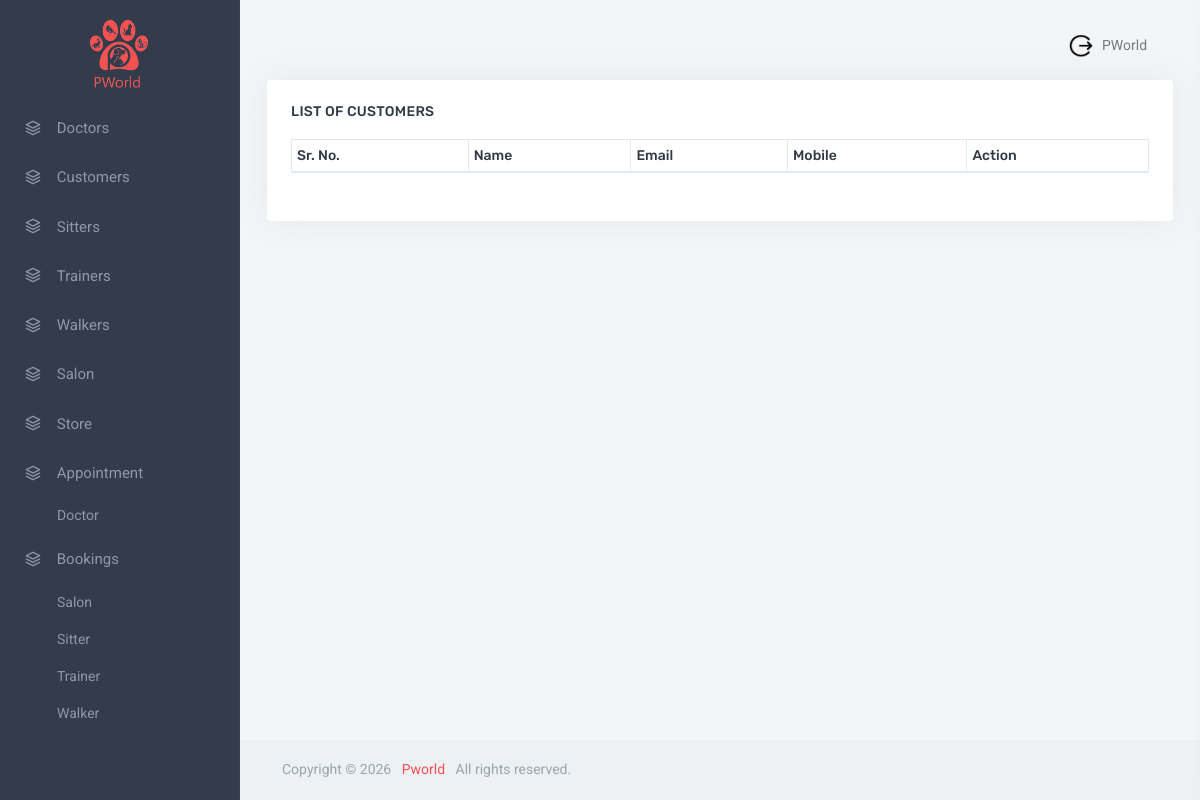
Before: /customer_list/ (signed in) with the older database file.
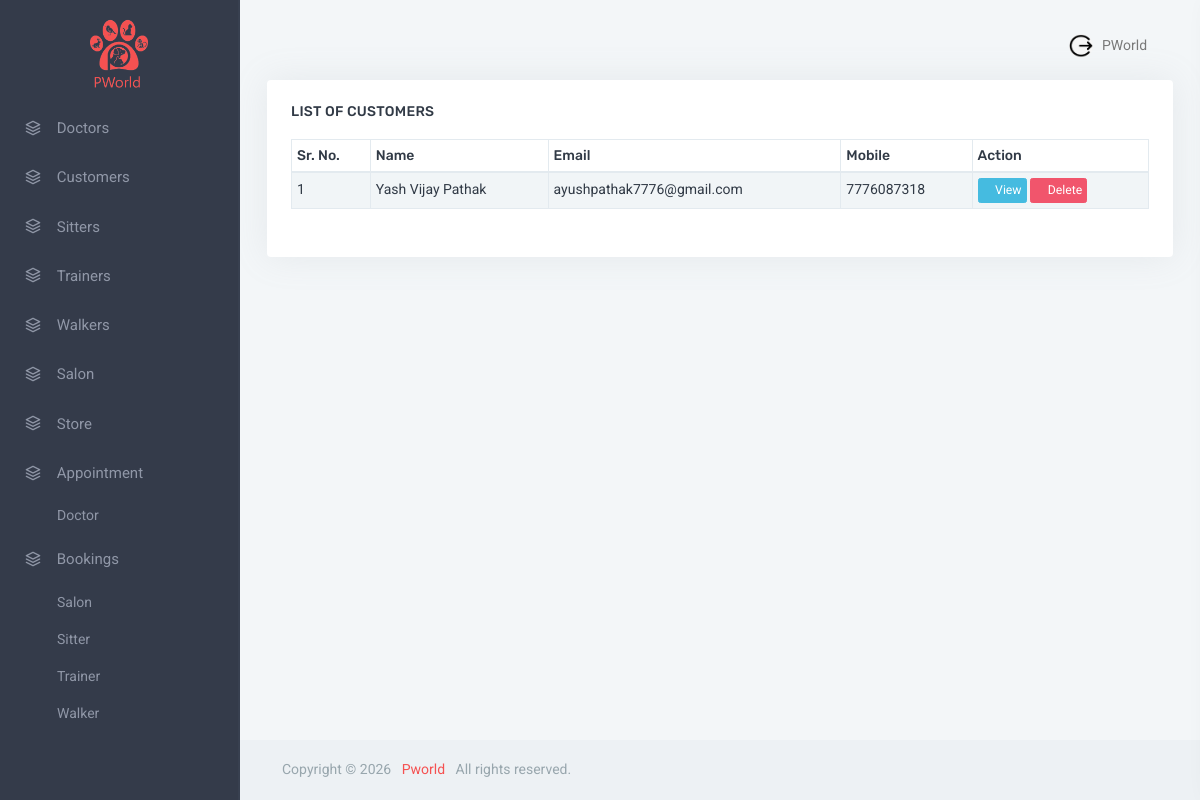
After: the same page with the newer database file.
### P_World_App/models.py (models this page shows, shortened)
class User_Details(models.Model):
    id = models.AutoField(primary_key=True)
    user_name = models.CharField(max_length=450, null=True, blank=True)
    password = models.CharField(max_length=90, null=True, blank=True)
    mobile_no = models.CharField(max_length=15, null=True, blank=True)
    country = models.CharField(max_length = 100 , null = True , blank = True)
    country_code = models.CharField(max_length=15, null=True, blank=True)
    email = models.CharField(max_length=100, null=True, blank=True)
    name = models.CharField(max_length=300, null=True, blank=True)
    about_me = models.TextField(null=True, blank=True)
    bussiness_name = models.CharField(max_length=400, null=True, blank=True)
    bussiness_address = models.CharField(max_length=500, null=True, blank=True)
    map_location = models.CharField(max_length=500, null=True, blank=True)
    latitude = models.CharField(max_length=400, null=True, blank=True)
    longitude = models.CharField(max_length=400, null=True, blank=True)
    address = models.TextField(null=True, blank=True)
    profile_image = models.ImageField(upload_to='profile_image/', null=True, blank=True)
    user_type = models.CharField(max_length=300, null=True, blank=True)
    status = models.BooleanField(default=False)
    created_datetime = models.DateTimeField(null=True, blank=True)
    sign_up_status = models.BooleanField(default=False)
    is_profile_create = models.BooleanField(default = False)
    token = models.CharField(max_length=400, null=True, blank=True)

### P_World_App/views.py (the view)
# urls.py: path('customer_list/', views.customer_list, name='customer_list'),
def customer_list(request):
    if request.session.get('user_id'):
        cus_obj = User_Details.objects.filter(user_type="Customer").order_by('name')
        return render(request, 'admin_panel/customer_list.html', {'cus_obj': cus_obj})
    else:
        return redirect("/")

### P_World_App/templates/admin_panel/customer_list.html (shortened to what this page needs)
{% include "admin_panel/header.html"%}
{% load static %}
<div class="container-fluid">
    <div class="row">
        <div class="col-12">
            <div class="card-box table-responsive">
                <h4 class="header-title" style="margin-bottom:20px;">List of Customers</h4>
                <table id="datatable" class="table table-striped table-bordered dt-responsive nowrap"
                    style="border-collapse: collapse; border-spacing: 0; width: 100%;">
                    <thead>
                        <tr>
                            <th>Sr. No.</th>
                            <th>Name</th>
                            <th>Email</th>
                            <th>Mobile</th>
                            <th>Action</th>
                        </tr>
                    </thead>
                    <tbody>
                        {% for i in cus_obj %}
                        <tr>
                            <td>{{forloop.counter }}</td>
                            <td>{{i.name}}</td>
                            <td>{{i.email}}</td>
                            <td>{{i.mobile_no}}</td>
                            <td>
                                <button class="btn btn-info btn-sm" style="padding: 2px 4px;" data-toggle="modal"
                                    data-target="#myModal" onclick="view_detail('{{i.id}}')">
                                    <i class="fa fa-eye"></i> View
                                </button>
                                <button class="btn btn-danger btn-sm" style="padding: 2px 4px;"
                                    onclick="Del('{{i.id}}')">
                                    <i class="fa fa-trash"></i> Delete
                                </button>
                            </td>
                        </tr>
                        {% endfor %}
                    </tbody>
                </table>
            </div>
        </div>
    </div>
</div>
{% include "admin_panel/footer.html"%}

### P_World_App/templates/admin_panel/header.html (shortened to what this page needs)
{% load static %}
<!DOCTYPE html>
<html lang="en">
<head>
    <link href="{% static 'assets/css/bootstrap.min.css'%}" rel="stylesheet" type="text/css" />
    <link href="{% static 'assets/css/icons.min.css'%}" rel="stylesheet" type="text/css" />
    <link href="{% static 'assets/css/app.min.css'%}" rel="stylesheet" type="text/css" />
    <link href="{% static 'assets/libs/datatables/dataTables.bootstrap4.css'%}" rel="stylesheet" type="text/css" />
    <link href="{% static 'assets/libs/datatables/buttons.bootstrap4.css'%}" rel="stylesheet" type="text/css" />
    <link href="{% static 'assets/libs/datatables/responsive.bootstrap4.css'%}" rel="stylesheet" type="text/css" />
    <link href="{% static 'assets/libs/datatables/select.bootstrap4.css'%}" rel="stylesheet" type="text/css" />
</head>
<body class="left-side-menu-dark">
    <div id="wrapper">
        <div class="left-side-menu">
            <div class="slimscroll-menu">
                <div class="user-box" style="padding: 71px 25px 12px 25px; margin-top: -55px;">
                    <img src="{% static 'assets/images/users/Group_27--preview.png'%}" alt="user-img" title="Mat Helme"
                        height="75">
                </div>
                <div id="sidebar-menu">
                    <ul class="metismenu" id="side-menu">
                        <li>
                            <a href="/user_list/Doctor">
                                <i class="fe-layers"></i>
                                <span> Doctors </span>
                            </a>
                        </li>
                        <li>
                            <a href="/customer_list/">
                                <i class="fe-layers"></i>
                                <span> Customers </span>
                            </a>
                        </li>
                        <li>
                            <a href="/user_list/Sitter">
                                <i class="fe-layers"></i>
                                <span> Sitters </span>
                            </a>
                        </li>
                        <li>
                            <a href="/user_list/Trainer">
                                <i class="fe-layers"></i>
                                <span> Trainers </span>
                            </a>
                        </li>
                        <li>
                            <a href="/user_list/Walker">
                                <i class="fe-layers"></i>
                                <span> Walkers </span>
                            </a>
                        </li>
                        <li>
                            <a href="/user_list/Salon">
                                <i class="fe-layers"></i>
                                <span> Salon </span>
                            </a>
                        </li>
                        <li>
                            <a href="/user_list/Store">
                                <i class="fe-layers"></i>
                                <span> Store </span>
                            </a>
                        </li>
                        <li>
                            <a href="javascript: void(0);">
                                <i class="fe-layers"></i>
                                <span> Appointment </span>
                                <span class="menu-arrow"></span>
                            </a>
                            <ul class="nav-second-level" aria-expanded="false">
                                <li><a href="/vendor_appointment_list/Doctor">Doctor</a></li>
                            </ul>
                        </li>
                        <li>
                            <a href="javascript: void(0);">
                                <i class="fe-layers"></i>
                                <span> Bookings </span>
                                <span class="menu-arrow"></span>
                            </a>
                            <ul class="nav-second-level" aria-expanded="false">
                                <li><a href="/vendor_appointment_list/Salon">Salon</a></li>
                                <li><a href="/vendor_appointment_list/Sitter">Sitter</a></li>
                                <li><a href="/vendor_appointment_list/Trainer">Trainer</a></li>
                                <li><a href="/vendor_appointment_list/Walker">Walker</a></li>
                            </ul>
                        </li>
                </div>
            </div>
        </div>
        <div class="content-page">
            <div class="navbar-custom">
                <ul class="list-unstyled topnav-menu float-right mb-0">
                    <li class="dropdown notification-list">
                        <a class="nav-link dropdown-toggle nav-user mr-0 waves-effect" data-toggle="dropdown" href="#"
                            role="button" aria-haspopup="false" aria-expanded="false">
                            <img src="{% static 'assets/images/users/download_q.png'%}" alt="user-image"
                                class="rounded-circle" style="height: 24px;width: 24px;">
                            <span class="pro-user-name ml-1">
                                PWorld<i class="mdi mdi-chevron-down"></i>
                            </span>
                        </a>
                    </li>
                </ul>
            </div>
</body>
</html>

### P_World_App/templates/admin_panel/footer.html (shortened to what this page needs)
{% load static %}
                <footer class="footer">
                    <div class="container-fluid">
                        <div class="row">
                            <div class="col-md-6">
                                Copyright &copy;
                                <span id="copyright-year"></span>
                                &nbsp; <a href="/dashboard/" style="color: #f55151;">Pworld</a>
                                &nbsp; All rights reserved.
                            </div>
                        </div>
                    </div>
                </footer>
    </body>
</html>

### P_World_App/templates/admin_panel/header.html (style rules this page uses)
.table td, .table th { vertical-align: baseline; padding: 5px; }

Changed rows visible on the page:
added User_Details: name "Yash Vijay Pathak", email "ayushpathak7776@gmail.com", mobile_no "7776087318"
